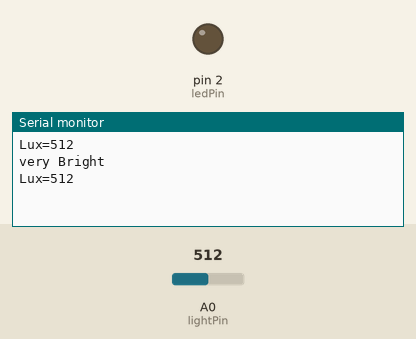
The sketch below on a simulated Arduino Uno, built with avr-gcc and run on an emulated ATmega328P. On the bench: output pins drawn as LEDs (lit = HIGH), the last lines printed to the serial monitor. The test bench sets the inputs (shaded band); at power-on: A0 (lightPin) = 512.

Above: at 1.6 s.
1.7 s: A0 (lightPin) set to 490
At 3.1 s:
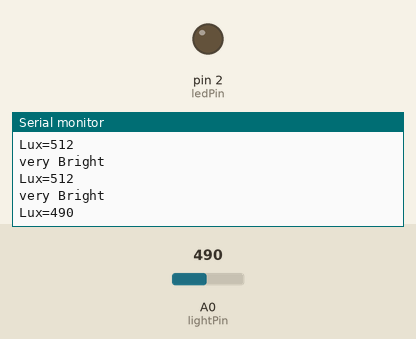
5.3 s: A0 (lightPin) set to 390
At 6.3 s:
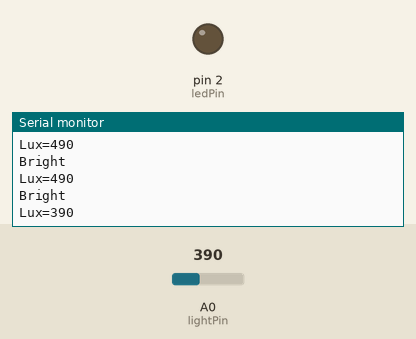
Timing chart, 0 to 8.3 s (numbered marks = the images above; inputs shaded):
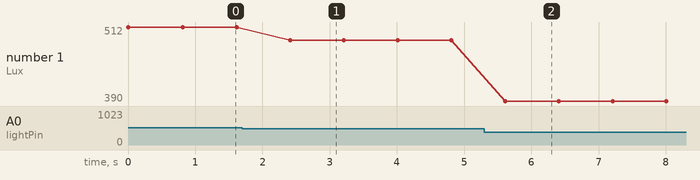

Measured:
- after the input at 1.7 s, the serial monitor: prints a new line after 0.72 s (image 1)
- after the input at 5.3 s, the serial monitor: prints a new line after 0.31 s (image 2)
- plotted number 1: 512 → 490 after the input at 1.7 s, 490 → 390 after the input at 5.3 s

The sketch:

light.ino
```cpp
int lightPin=0;
int ledPin=2;
int val;
void setup() {
  // put your setup code here, to run once:
Serial.begin(9600);
pinMode(ledPin,OUTPUT);
}

void loop() {
  // put your main code here, to run repeatedly:
val=analogRead(lightPin);
Serial.print("Lux=");
Serial.print(val);
Serial.println();
delay(800);
if(val<100)
{Serial.println("Dark");}
else if (val<200)
{Serial.println("less Dark");}
else if (val<300)
{Serial.println("Normal");}
else if (val<400)
{Serial.println("Lit");}
else if (val<500)
{Serial.println("Bright");}
else
{Serial.println("very Bright");}}
```
